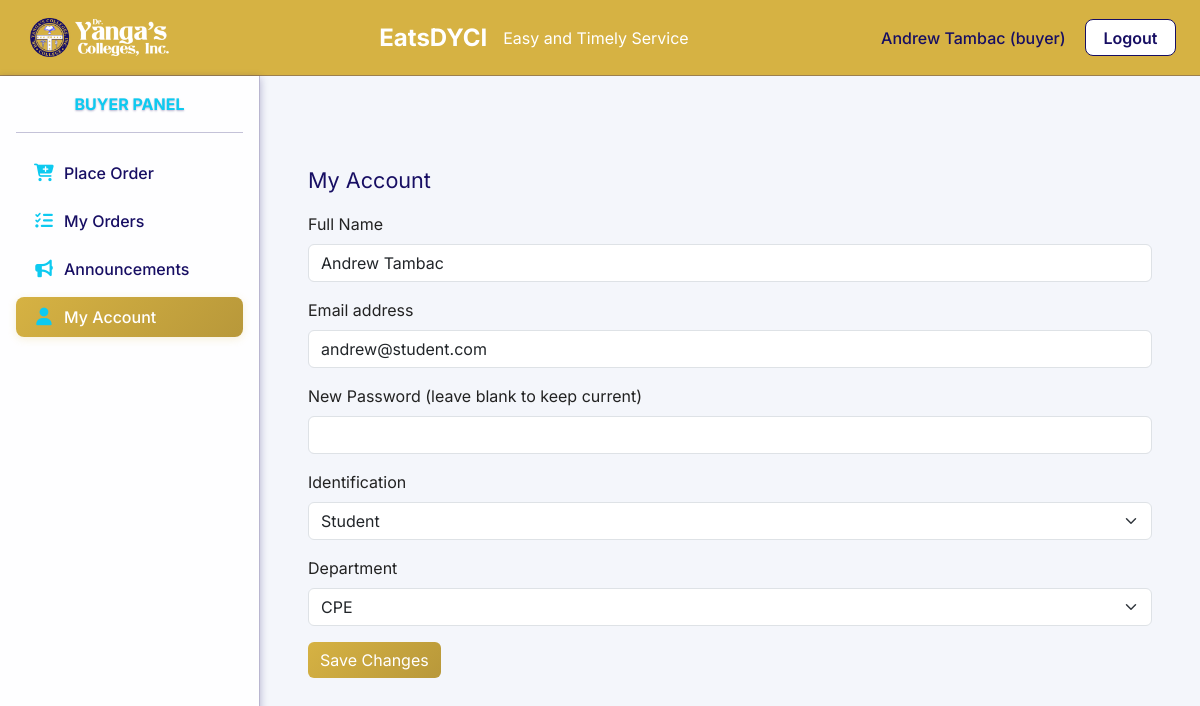
Screenshot of /index.php?page=buyer_account (signed in) with the database file from the repository.
### tables this page shows
CREATE TABLE `users` (
  `id` int(11) NOT NULL AUTO_INCREMENT,
  `name` varchar(100) NOT NULL,
  `email` varchar(100) NOT NULL,
  `password` varchar(255) NOT NULL,
  `role` enum('admin','seller','buyer') NOT NULL,
  `created_at` timestamp NOT NULL DEFAULT current_timestamp(),
  `qr_code` varchar(255) DEFAULT NULL,
  `department` varchar(100) DEFAULT NULL,
  `position` varchar(100) DEFAULT NULL,
  PRIMARY KEY (`id`),
  UNIQUE KEY `email` (`email`)
);

### pages/buyer_account.php (the view, shortened to what this page needs)
<?php
require_once '../includes/db.php';
$buyer_id = $_SESSION['user_id'];
$stmt = $pdo->prepare('SELECT name, email, department, position FROM users WHERE id = ? AND role = "buyer"');
$stmt->execute([$buyer_id]);
$buyer = $stmt->fetch();
?>
<link rel="stylesheet" href="../assets/css/dashboard.css">
<div class="container-fluid px-4 pt-4">
    <div class="dashboard-section-title mb-3">My Account</div>
    <form method="post" autocomplete="off">
        <div class="mb-3">
            <label class="form-label" for="account_name">Full Name</label>
            <input type="text" class="form-control" id="account_name" name="name" value="<?= htmlspecialchars($buyer['name']) ?>" required>
        </div>
        <div class="mb-3">
            <label class="form-label" for="account_email">Email address</label>
            <input type="email" class="form-control" id="account_email" name="email" value="<?= htmlspecialchars($buyer['email']) ?>" required>
        </div>
        <div class="mb-3">
            <label class="form-label" for="account_password">New Password (leave blank to keep current)</label>
            <input type="password" class="form-control" id="account_password" name="password" autocomplete="new-password">
        </div>
        <div class="mb-3">
            <label class="form-label" for="account_position">Identification</label>
            <select class="form-select" id="account_position" name="position" required>
                <option value="Student" <?= ($buyer['position'] ?? '') === 'Student' ? 'selected' : '' ?>>Student</option>
            </select>
        </div>
        <div class="mb-3">
            <label class="form-label" for="account_department">Department</label>
            <select class="form-select" id="account_department" name="department" required>
                <option value="CPE" <?= ($buyer['department'] ?? '') === 'CPE' ? 'selected' : '' ?>>CPE</option>
            </select>
        </div>
        <button type="submit" class="btn btn-primary">Save Changes</button>
    </form>
</div>

### assets/css/style.css (style rules this page uses)
* { margin: 0; padding: 0; box-sizing: border-box; }
body { font-family: 'Inter', 'Roboto', 'Open Sans', Arial, sans-serif; background-color: #f8f9fa; color: #222; }
:root { --primary-gold: #d6b243; --secondary-navy: #170e63; --accent-white: #ffffff; --gold-light: #dfc055; --gold-dark: #b8983a; --gold-hover: #c4a139; --navy-light: #2a1f7a; --navy-dark: #110a4e; --navy-hover: #0f0951; --shadow-gold: rgba(214, 178, 67, 0.2); --shadow-navy: rgba(23, 14, 99, 0.3); --border-navy: rgba(23, 14, 99, 0.3); --focus-gold: rgba(214, 178, 67, 0.25); --background-white: rgba(255, 255, 255, 0.95); --text-primary: var(--primary-gold); --text-secondary: var(--secondary-navy); --text-light: rgba(214, 178, 67, 0.6); --error-bg: rgba(220, 53, 69, 0.1); --error-border: rgba(220, 53, 69, 0.3); }
.btn-primary { background: linear-gradient(135deg, var(--primary-gold) 0%, var(--gold-dark) 100%); border: none; color: var(--accent-white); transition: all 0.3s ease; }

### assets/css/index.css (style rules this page uses)
html, body { height: 100%; overflow-x: hidden; overflow-y: auto; }

### assets/css/dashboard.css (style rules this page uses)
body { background: #f4f6fb; }
.dashboard-section-title { margin-top: 2.5rem; margin-bottom: 1.5rem; font-size: 1.35rem; color: #170e63; }
.container-fluid { max-width: 100%; }

### rows the page displays
users: name "Andrew Tambac", email "andrew@student.com", position "Student", department "CPE"

### other values shown
$_SESSION['user_name'] "Andrew Tambac"
$_SESSION['user_role'] "buyer"
